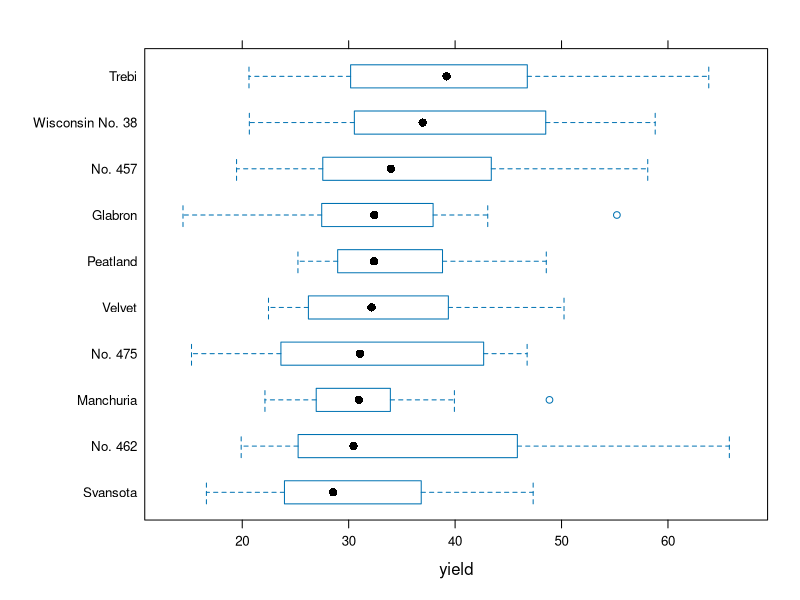
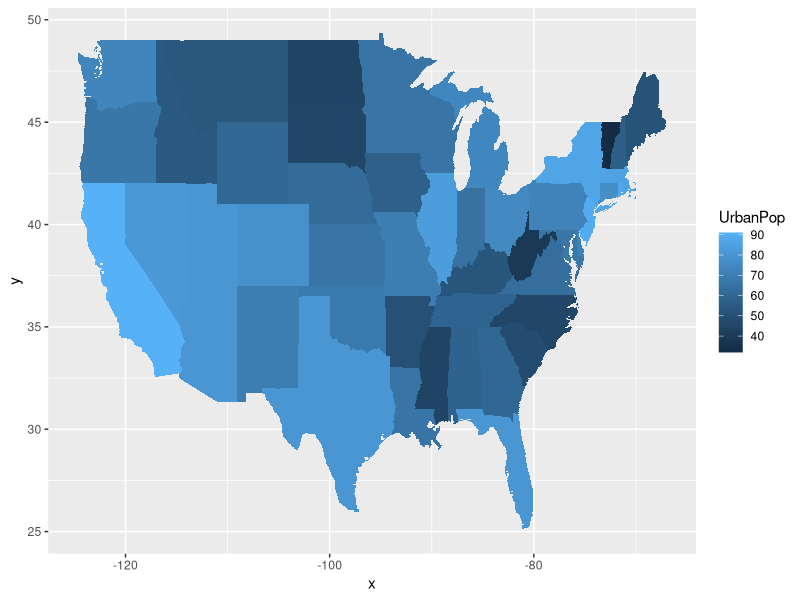

The R source for these figures, in order:
## ---- chunk 1
knitr::opts_chunk$set(echo = TRUE)
## ---- chunk 2
library(lattice)
 bwplot(variety ~ yield, data = barley)

## ---- chunk 3

library(ggplot2)
library(maps)

states <- map_data("state") 
head(states)

# geom_map is provided in support of choropleths
head(USArrests) # data set in maps package
crimes <- data.frame(state = tolower(rownames(USArrests)), USArrests) # Change row lables to data for use in map parameter of geom_map
ggplot(crimes, aes(map_id = state)) +
    geom_map(aes(fill = UrbanPop), map = states) + # map parameter receives coordinates
    expand_limits(x = states$long, y = states$lat) 


